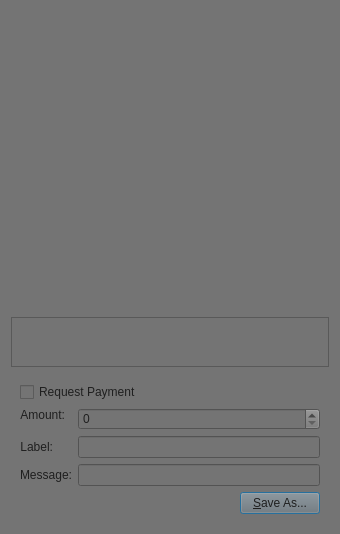
<?xml version="1.0" encoding="UTF-8"?>
<ui version="4.0">
 <class>QRCodeDialog</class>
 <widget class="QDialog" name="QRCodeDialog">
  <property name="geometry">
   <rect>
    <x>0</x>
    <y>0</y>
    <width>340</width>
    <height>530</height>
   </rect>
  </property>
  <property name="windowTitle">
   <string>QR Code Dialog</string>
  </property>
  <property name="styleSheet">
   <string notr="true">background-color: rgb(116, 116, 116);
color: rgb(31, 31, 31);</string>
  </property>
  <layout class="QVBoxLayout" name="verticalLayout_3">
   <item>
    <widget class="QLabel" name="lblQRCode">
     <property name="sizePolicy">
      <sizepolicy hsizetype="Expanding" vsizetype="Expanding">
       <horstretch>0</horstretch>
       <verstretch>0</verstretch>
      </sizepolicy>
     </property>
     <property name="minimumSize">
      <size>
       <width>300</width>
       <height>300</height>
      </size>
     </property>
     <property name="textFormat">
      <enum>Qt::PlainText</enum>
     </property>
     <property name="alignment">
      <set>Qt::AlignCenter</set>
     </property>
     <property name="wordWrap">
      <bool>true</bool>
     </property>
    </widget>
   </item>
   <item>
    <widget class="QPlainTextEdit" name="outUri">
     <property name="sizePolicy">
      <sizepolicy hsizetype="Expanding" vsizetype="Minimum">
       <horstretch>0</horstretch>
       <verstretch>0</verstretch>
      </sizepolicy>
     </property>
     <property name="minimumSize">
      <size>
       <width>0</width>
       <height>50</height>
      </size>
     </property>
     <property name="tabChangesFocus">
      <bool>true</bool>
     </property>
     <property name="textInteractionFlags">
      <set>Qt::TextSelectableByKeyboard|Qt::TextSelectableByMouse</set>
     </property>
    </widget>
   </item>
   <item>
    <widget class="QWidget" name="widget" native="true">
     <layout class="QVBoxLayout" name="verticalLayout_2">
      <item>
       <widget class="QCheckBox" name="chkReqPayment">
        <property name="enabled">
         <bool>true</bool>
        </property>
        <property name="text">
         <string>Request Payment</string>
        </property>
       </widget>
      </item>
      <item>
       <layout class="QFormLayout" name="formLayout">
        <property name="fieldGrowthPolicy">
         <enum>QFormLayout::AllNonFixedFieldsGrow</enum>
        </property>
        <item row="1" column="0">
         <widget class="QLabel" name="lblLabel">
          <property name="text">
           <string>Label:</string>
          </property>
          <property name="textFormat">
           <enum>Qt::PlainText</enum>
          </property>
          <property name="alignment">
           <set>Qt::AlignRight|Qt::AlignTrailing|Qt::AlignVCenter</set>
          </property>
          <property name="buddy">
           <cstring>lnLabel</cstring>
          </property>
         </widget>
        </item>
        <item row="1" column="1">
         <widget class="QLineEdit" name="lnLabel"/>
        </item>
        <item row="2" column="0">
         <widget class="QLabel" name="lblMessage">
          <property name="text">
           <string>Message:</string>
          </property>
          <property name="textFormat">
           <enum>Qt::PlainText</enum>
          </property>
          <property name="alignment">
           <set>Qt::AlignRight|Qt::AlignTrailing|Qt::AlignVCenter</set>
          </property>
          <property name="buddy">
           <cstring>lnMessage</cstring>
          </property>
         </widget>
        </item>
        <item row="2" column="1">
         <widget class="QLineEdit" name="lnMessage"/>
        </item>
        <item row="0" column="0">
         <widget class="QLabel" name="lblAmount">
          <property name="sizePolicy">
           <sizepolicy hsizetype="Preferred" vsizetype="Maximum">
            <horstretch>0</horstretch>
            <verstretch>0</verstretch>
           </sizepolicy>
          </property>
          <property name="text">
           <string>Amount:</string>
          </property>
          <property name="textFormat">
           <enum>Qt::PlainText</enum>
          </property>
          <property name="alignment">
           <set>Qt::AlignRight|Qt::AlignTrailing|Qt::AlignVCenter</set>
          </property>
          <property name="buddy">
           <cstring>lnReqAmount</cstring>
          </property>
         </widget>
        </item>
        <item row="0" column="1">
         <widget class="BitcoinAmountField" name="lnReqAmount">
          <property name="enabled">
           <bool>false</bool>
          </property>
          <property name="minimumSize">
           <size>
            <width>80</width>
            <height>0</height>
           </size>
          </property>
         </widget>
        </item>
       </layout>
      </item>
      <item>
       <layout class="QHBoxLayout" name="horizontalLayout">
        <item>
         <spacer name="horizontalSpacer">
          <property name="orientation">
           <enum>Qt::Horizontal</enum>
          </property>
          <property name="sizeHint" stdset="0">
           <size>
            <width>40</width>
            <height>20</height>
           </size>
          </property>
         </spacer>
        </item>
        <item>
         <widget class="QPushButton" name="btnSaveAs">
          <property name="text">
           <string>&amp;Save As...</string>
          </property>
         </widget>
        </item>
       </layout>
      </item>
     </layout>
    </widget>
   </item>
  </layout>
 </widget>
 <customwidgets>
  <customwidget>
   <class>BitcoinAmountField</class>
   <extends>QSpinBox</extends>
   <header>bitcoinamountfield.h</header>
   <container>1</container>
  </customwidget>
 </customwidgets>
 <resources/>
 <connections>
  <connection>
   <sender>chkReqPayment</sender>
   <signal>clicked(bool)</signal>
   <receiver>lnReqAmount</receiver>
   <slot>setEnabled(bool)</slot>
   <hints>
    <hint type="sourcelabel">
     <x>92</x>
     <y>285</y>
    </hint>
    <hint type="destinationlabel">
     <x>98</x>
     <y>311</y>
    </hint>
   </hints>
  </connection>
 </connections>
</ui>
